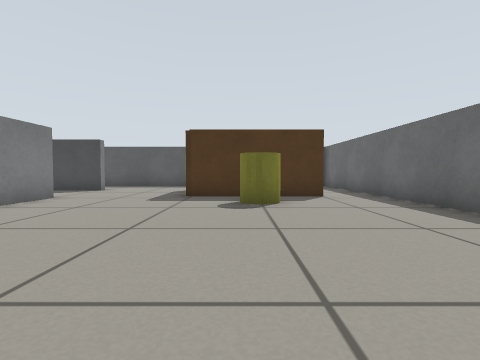
[1] (above)

18 first-person views from a walk through a robot-simulator world made for Gazebo. The camera is 0.39 m above the floor, tilts 2° down and sees 85° across. The floor is counted in squares, 0.5 m on a side. Each view is taken from the middle of a square. On the plan, view 1 faces up. The plan holds only what a view shows up to about 10 squares ahead; the rest is blank.

[2]
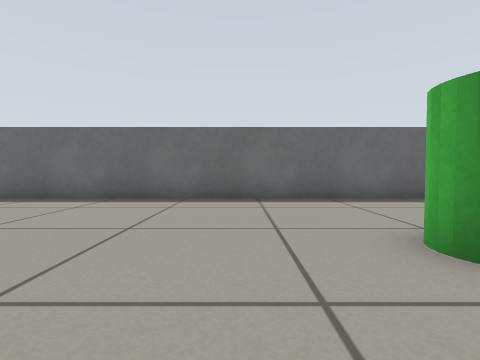

[3]
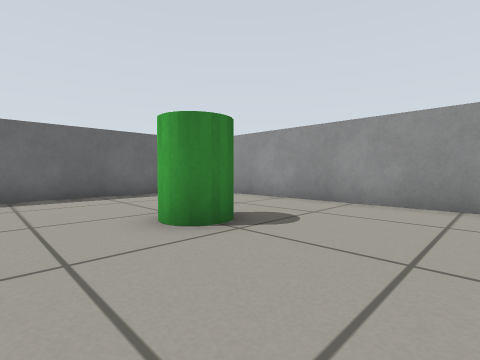

[4]
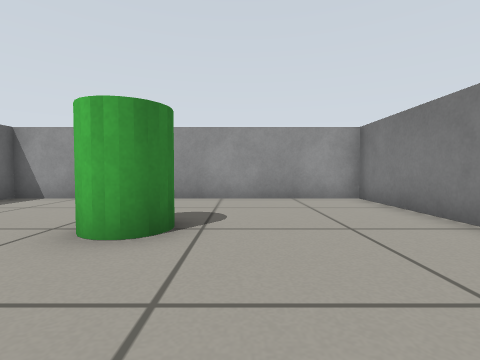

[5]
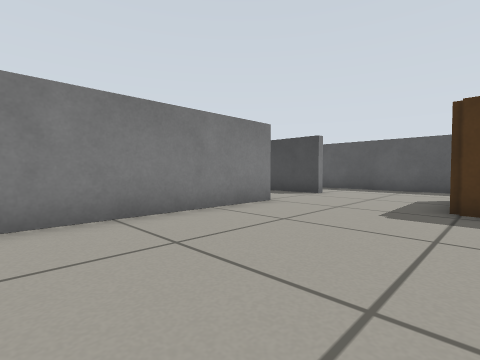

[6]
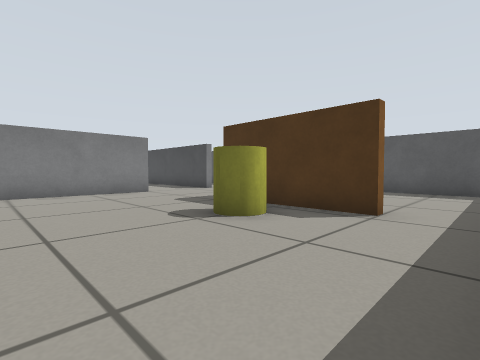

[7]
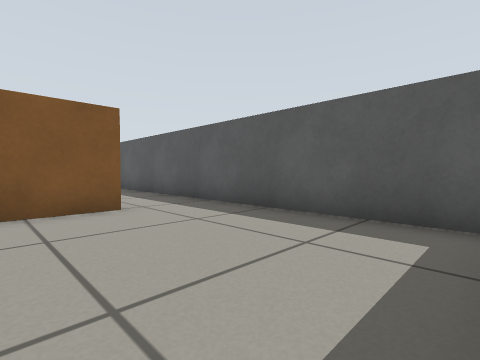

[8]
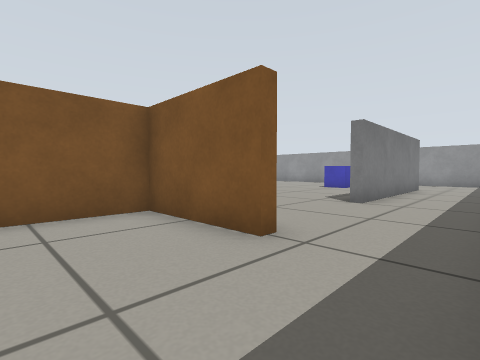

[9]
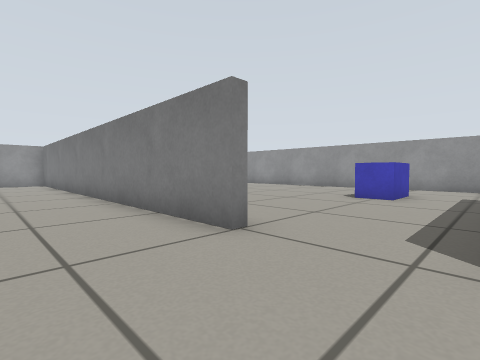

[10]
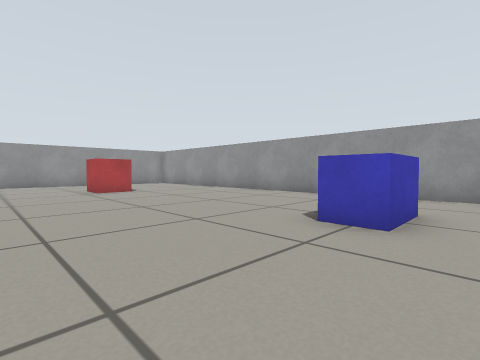

[11]
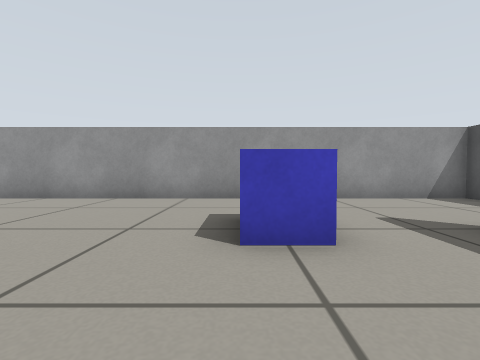

[12]
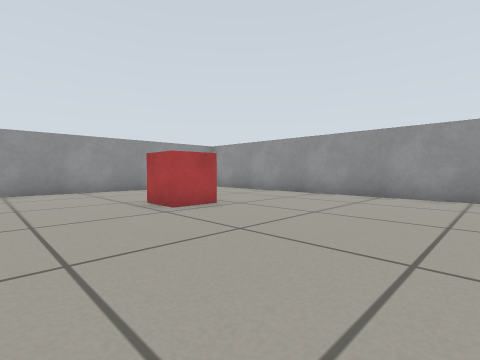

[13]
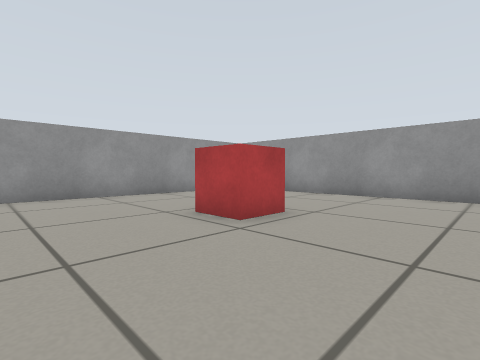

[14]
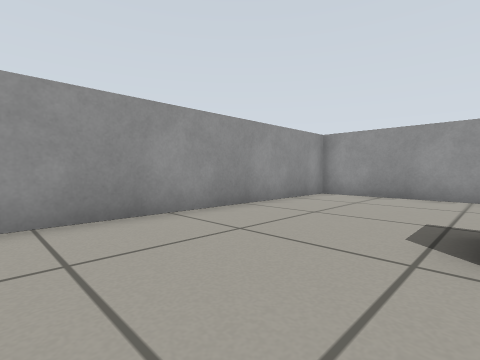

[15]
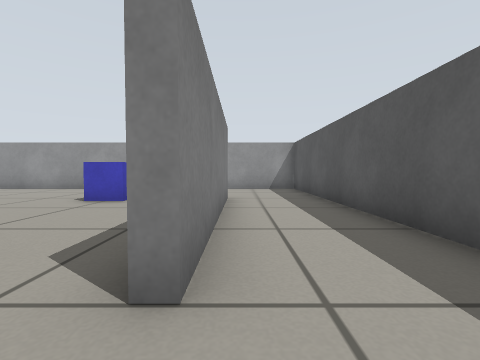

[16]
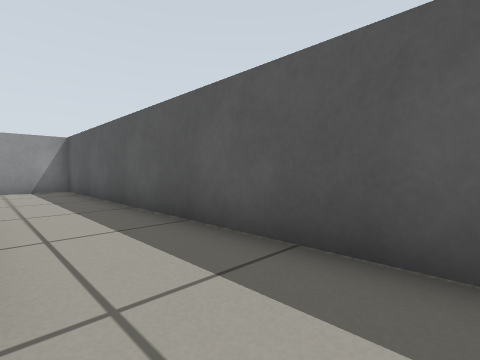

[17]
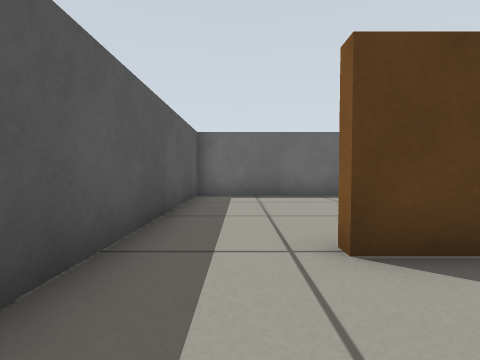

[18]
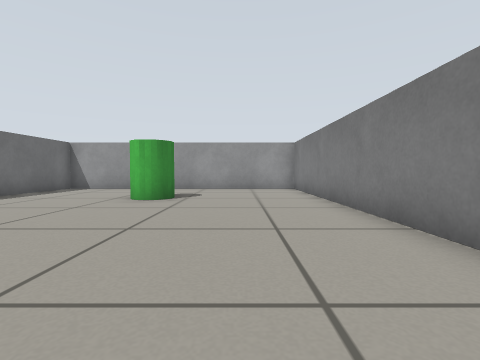

### Floor plan
Points are (right, up) in squares from view 1. A wall is a line through its corners. A room is listed if a view was taken in it or the views show most of it. See-through windows are left out.
Room 1 (views 1, 2, 3, 4, 5, 6, 7, 8, 9, 15, 16, 17, 18)
walls: (-5.4, 7.5) (-5.4, -6.3) (4.3, -6.3) (4.3, 13.4) (-4.4, 13.4); (-5.4, 10.7) (-5.4, 10.4)
ways out: opening at (-6, 8.5) to room 2; opening at (-5.7, 12) to room 2
objects: brown box (-2, 8) to (-2, 11); green cylinder (-1, -3) to (0, -2); brown box (-1, 8) to (2, 8); yellow cylinder (0, 6) to (1, 7)
Room 2 (views 10, 11, 12, 13, 14)
walls: (-5.8, 7.5) (-5.4, 7.5); (-11.2, 10.7) (-5.4, 10.7); (-5.4, 10.4) (-6.9, 10.4); (-4.4, 13.4) (-15.4, 13.4) (-15.4, -6.3) (-7.1, -6.3)
ways out: opening at (-6, 8.5) to room 1; opening at (-5.7, 12) to room 1
objects: blue box (-12, 7) to (-11, 8); red box (-11, -2) to (-10, -1)

Where each view was taken, in squares from view 1:
view 1: 0 up, 0 right, facing up
view 2: 0 up, 3 left, facing right
view 3: 0 up, 4 left, facing down-right
view 4: 1 up, 2 left, facing down
view 5: 2 up, 1 left, facing up-left
view 6: 3 up, 4 right, facing up-left
view 7: 9 up, 4 right, facing up-left
view 8: 13 up, 1 right, facing down-left
view 9: 10 up, 3 left, facing down-left
view 10: 9 up, 7 left, facing down-left
view 11: 7 up, 8 left, facing left
view 12: 4 up, 7 left, facing down-left
view 13: 2 up, 7 left, facing down-left
view 14: 2 down, 7 left, facing down-left
view 15: 11 up, 4 left, facing left
view 16: 11 up, 4 left, facing up-left
view 17: 12 up, 4 left, facing right
view 18: 5 up, 3 left, facing down
